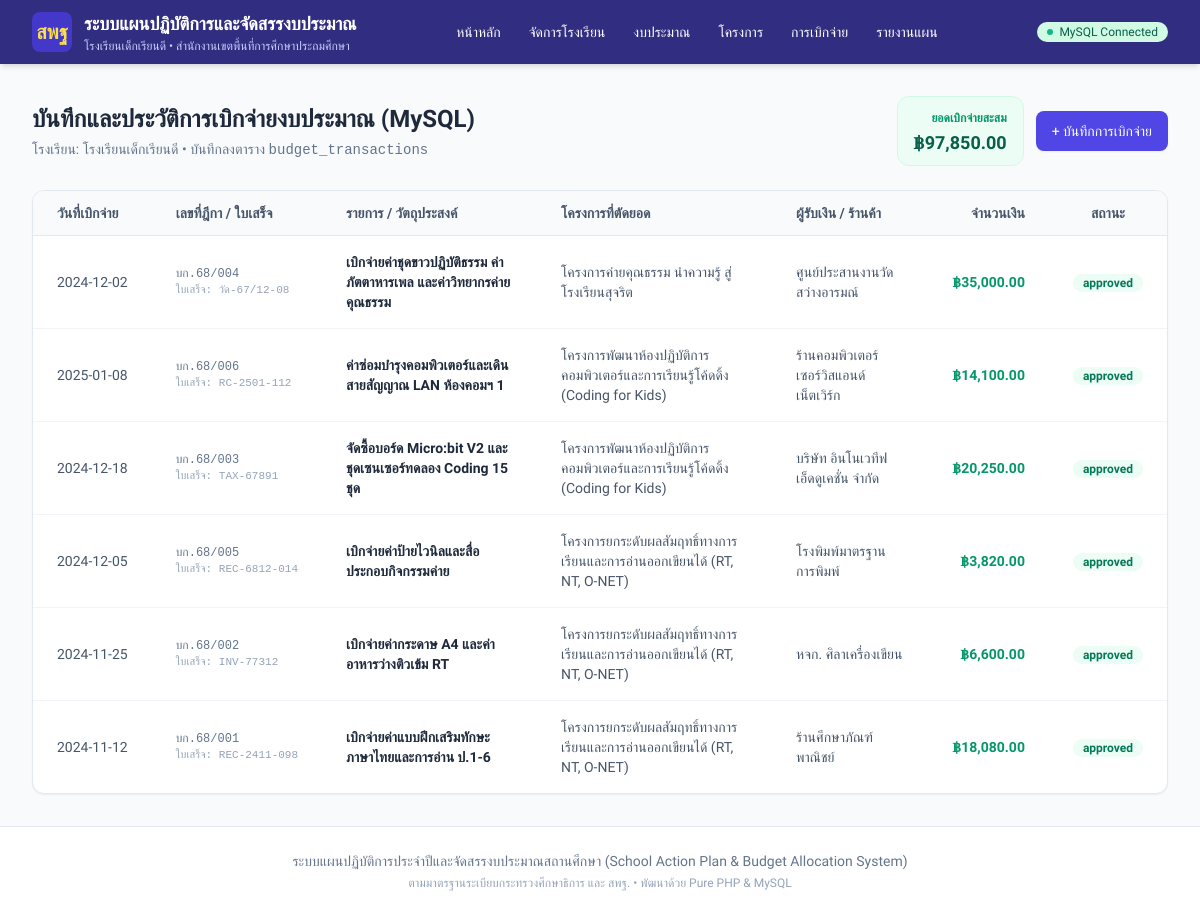
The page /php_app/transactions/index.php on the database its author committed.
### tables this page shows
CREATE TABLE IF NOT EXISTS `schools` (
  `id` INT UNSIGNED NOT NULL AUTO_INCREMENT,
  `school_code` VARCHAR(20) NOT NULL COMMENT 'รหัสสถานศึกษา 10 หลัก',
  `smis_code` VARCHAR(8) NOT NULL COMMENT 'รหัสสมัคร SMIS 8 หลัก สำหรับเปิดใช้งาน',
  `is_active` TINYINT(1) NOT NULL DEFAULT 1 COMMENT 'สถานะ: 1=เปิดใช้งาน, 0=ปิด/ระงับการใช้งาน',
  `school_key` VARCHAR(50) NOT NULL COMMENT 'School ID / Tenant Key ป้องกันข้อมูลชนกัน',
  `admin_username` VARCHAR(50) NOT NULL DEFAULT 'admin' COMMENT 'ID ผู้ดูแลระบบของโรงเรียน',
  `admin_password_plain` VARCHAR(100) DEFAULT '123456' COMMENT 'รหัสผ่านเข้าใช้งานของโรงเรียน',
  `admin_password_hash` VARCHAR(255) DEFAULT NULL COMMENT 'รหัสผ่านแฮช',
  `name` VARCHAR(255) NOT NULL COMMENT 'ชื่อโรงเรียน',
  `address` VARCHAR(255) DEFAULT NULL COMMENT 'ที่อยู่ / หมู่บ้าน',
  `subdistrict` VARCHAR(100) DEFAULT NULL COMMENT 'ตำบล / แขวง',
  `district` VARCHAR(100) DEFAULT NULL COMMENT 'อำเภอ / เขต',
  `province` VARCHAR(100) DEFAULT NULL COMMENT 'จังหวัด',
  `zipcode` VARCHAR(10) DEFAULT NULL COMMENT 'รหัสไปรษณีย์',
  `affiliation` VARCHAR(255) DEFAULT 'สำนักงานคณะกรรมการการศึกษาขั้นพื้นฐาน (สพฐ.)' COMMENT 'สังกัด',
  `education_area` VARCHAR(255) DEFAULT NULL COMMENT 'เขตพื้นที่การศึกษา',
  `fiscal_year` INT UNSIGNED DEFAULT 2568 COMMENT 'ปีงบประมาณปัจจุบัน',
  `director_name` VARCHAR(150) DEFAULT NULL COMMENT 'ชื่อผู้อำนวยการ',
  `phone` VARCHAR(50) DEFAULT NULL COMMENT 'เบอร์โทรศัพท์',
  `email` VARCHAR(100) DEFAULT NULL COMMENT 'อีเมล',
  `student_count` INT UNSIGNED DEFAULT 0 COMMENT 'จำนวนนักเรียน',
  `project_count` INT UNSIGNED DEFAULT 0 COMMENT 'จำนวนโครงการ',
  `total_budget` DECIMAL(15,2) DEFAULT 0.00 COMMENT 'งบประมาณรวม',
  `logo_url` LONGTEXT DEFAULT NULL COMMENT 'โลโก้โรงเรียน (รองรับ base64 data url และ web url)',
  `notes` TEXT DEFAULT NULL COMMENT 'หมายเหตุ / บันทึกการเปิดใช้งาน',
  `created_at` TIMESTAMP DEFAULT CURRENT_TIMESTAMP,
  `updated_at` TIMESTAMP DEFAULT CURRENT_TIMESTAMP ON UPDATE CURRENT_TIMESTAMP,
  PRIMARY KEY (`id`),
  UNIQUE KEY `idx_school_code` (`school_code`),
  UNIQUE KEY `idx_smis_code` (`smis_code`),
  UNIQUE KEY `idx_school_key` (`school_key`)
);

CREATE TABLE IF NOT EXISTS `budget_transactions` (
  `id` INT UNSIGNED NOT NULL AUTO_INCREMENT,
  `school_id` INT UNSIGNED NOT NULL,
  `fiscal_year_id` INT UNSIGNED NOT NULL,
  `project_id` INT UNSIGNED NOT NULL,
  `doc_number` VARCHAR(50) NOT NULL COMMENT 'เลขที่เอกสารขอเบิก/ใบเสร็จ',
  `transaction_date` DATE NOT NULL COMMENT 'วันที่ทำรายการ',
  `item_description` VARCHAR(255) NOT NULL COMMENT 'รายการเบิกจ่าย',
  `amount` DECIMAL(14, 2) NOT NULL DEFAULT 0.00 COMMENT 'ยอดเงินที่เบิกจ่าย',
  `payee` VARCHAR(150) NOT NULL COMMENT 'ผู้รับเงิน / ร้านค้า',
  `receipt_number` VARCHAR(100) DEFAULT NULL COMMENT 'เลขที่ใบเสร็จรับเงิน',
  `approved_by` VARCHAR(150) NOT NULL COMMENT 'ผู้อนุมัติ',
  `status` ENUM('pending', 'approved') NOT NULL DEFAULT 'approved',
  `created_at` TIMESTAMP DEFAULT CURRENT_TIMESTAMP,
  `updated_at` TIMESTAMP DEFAULT CURRENT_TIMESTAMP ON UPDATE CURRENT_TIMESTAMP,
  PRIMARY KEY (`id`),
  CONSTRAINT `fk_tx_school` FOREIGN KEY (`school_id`) REFERENCES `schools` (`id`) ON DELETE CASCADE,
  CONSTRAINT `fk_tx_fy` FOREIGN KEY (`fiscal_year_id`) REFERENCES `fiscal_years` (`id`) ON DELETE CASCADE,
  CONSTRAINT `fk_tx_proj` FOREIGN KEY (`project_id`) REFERENCES `projects` (`id`) ON DELETE CASCADE
);

CREATE TABLE IF NOT EXISTS `projects` (
  `id` INT UNSIGNED NOT NULL AUTO_INCREMENT,
  `school_id` INT UNSIGNED NOT NULL,
  `fiscal_year_id` INT UNSIGNED NOT NULL,
  `strategy_id` INT UNSIGNED DEFAULT NULL,
  `goal_id` INT UNSIGNED DEFAULT NULL,
  `indicator_id` INT UNSIGNED DEFAULT NULL,
  `project_code` VARCHAR(50) NOT NULL COMMENT 'รหัสโครงการ เช่น PROJ-68-01',
  `project_name` VARCHAR(255) NOT NULL COMMENT 'ชื่อโครงการ',
  `rationale` TEXT DEFAULT NULL COMMENT 'หลักการและเหตุผล',
  `objectives` TEXT DEFAULT NULL COMMENT 'วัตถุประสงค์',
  `quantitative_goals` TEXT DEFAULT NULL COMMENT 'เป้าหมายเชิงปริมาณ',
  `qualitative_goals` TEXT DEFAULT NULL COMMENT 'เป้าหมายเชิงคุณภาพ',
  `kpis` TEXT DEFAULT NULL COMMENT 'ตัวชี้วัดความสำเร็จ',
  `procedures` TEXT DEFAULT NULL COMMENT 'วิธีดำเนินงาน/ขั้นตอน',
  `duration_start` DATE DEFAULT NULL COMMENT 'วันเริ่มโครงการ',
  `duration_end` DATE DEFAULT NULL COMMENT 'วันสิ้นสุดโครงการ',
  `location` VARCHAR(255) DEFAULT NULL COMMENT 'สถานที่ดำเนินงาน',
  `target_group` VARCHAR(255) DEFAULT NULL COMMENT 'กลุ่มเป้าหมาย',
  `responsible_person` VARCHAR(150) NOT NULL COMMENT 'ผู้รับผิดชอบโครงการ',
  `responsible_id` INT UNSIGNED DEFAULT NULL COMMENT 'อ้างอิง user_id',
  `proposer_name` VARCHAR(150) DEFAULT NULL COMMENT 'ชื่อ-สกุล ครูผู้เสนอโครงการ',
  `proposer_citizen_id` VARCHAR(13) DEFAULT NULL COMMENT 'เลขประจำตัวประชาชน 13 หลัก ของครูผู้เสนอโครงการ',
  `original_budget` DECIMAL(14, 2) DEFAULT NULL COMMENT 'งบประมาณเดิมก่อนปรับเปลี่ยน',
  `budget_adjusted_at` TIMESTAMP NULL DEFAULT NULL COMMENT 'วันเวลาที่ปรับงบประมาณ',
  `budget_adjusted_by` VARCHAR(150) DEFAULT NULL COMMENT 'ผู้มีอำนาจที่อนุมัติปรับงบ',
  `budget_adjustment_reason` TEXT DEFAULT NULL COMMENT 'เหตุผลการปรับเปลี่ยนงบประมาณ',
  `closed_at` TIMESTAMP NULL DEFAULT NULL COMMENT 'วันเวลาที่ปิดโครงการ',
  `closed_by` VARCHAR(150) DEFAULT NULL COMMENT 'ผู้ปิดโครงการ',
  `closure_notes` TEXT DEFAULT NULL COMMENT 'บันทึกสรุปผลการดำเนินงานเมื่อปิดโครงการ',
  `attachment_name` VARCHAR(255) DEFAULT NULL COMMENT 'ชื่อไฟล์แนบโครงการหรือลิงก์เอกสาร',
  `department` VARCHAR(100) NOT NULL COMMENT 'ฝ่าย/งานที่รับผิดชอบ',
  `budget_source` VARCHAR(150) NOT NULL COMMENT 'แหล่งงบประมาณ',
  `allocated_budget` DECIMAL(14, 2) NOT NULL DEFAULT 0.00 COMMENT 'งบประมาณที่จัดสรร',
  `spent_budget` DECIMAL(14, 2) NOT NULL DEFAULT 0.00 COMMENT 'งบประมาณที่ใช้ไป',
  `remaining_budget` DECIMAL(14, 2) NOT NULL DEFAULT 0.00 COMMENT 'งบประมาณคงเหลือ',
  `status` ENUM('not_started', 'in_progress', 'completed') NOT NULL DEFAULT 'not_started' COMMENT 'สถานะโครงการ',
  `approval_status` ENUM('draft', 'pending', 'approved', 'rejected') NOT NULL DEFAULT 'approved' COMMENT 'สถานะอนุมัติ',
  `sort_order` INT UNSIGNED DEFAULT 1,
  `created_at` TIMESTAMP DEFAULT CURRENT_TIMESTAMP,
  `updated_at` TIMESTAMP DEFAULT CURRENT_TIMESTAMP ON UPDATE CURRENT_TIMESTAMP,
  PRIMARY KEY (`id`),
  UNIQUE KEY `idx_proj_code` (`school_id`, `fiscal_year_id`, `project_code`),
  CONSTRAINT `fk_proj_school` FOREIGN KEY (`school_id`) REFERENCES `schools` (`id`) ON DELETE CASCADE,
  CONSTRAINT `fk_proj_fy` FOREIGN KEY (`fiscal_year_id`) REFERENCES `fiscal_years` (`id`) ON DELETE CASCADE
);

### php_app/config/db.php (called while the page is built, shortened)
<?php
function getActiveSchool($pdo) {
    $activeId = $_SESSION['active_school_id'] ?? null;
    if ($activeId) {
        $stmt = $pdo->prepare("SELECT * FROM `schools` WHERE `id` = ? LIMIT 1");
        $stmt->execute([$activeId]);
        $school = $stmt->fetch();
        if ($school) return $school;
    }
    try {
        $stmt = $pdo->query("SELECT * FROM `schools` WHERE `is_active` = 1 ORDER BY `id` ASC LIMIT 1");
        $school = $stmt->fetch();
        if ($school) {
            return $school;
        }
    } catch (Exception $e) {}
    return [
        'id' => 1,
        'name' => 'โรงเรียนของคุณ (กรุณาเพิ่มโรงเรียน)',
        'director_name' => '',
        'province' => '',
        'education_area' => '',
    ];
}

### php_app/transactions/index.php (the view, shortened to what this page needs)
<?php
require_once __DIR__ . '/../config/db.php';
$pdo = getDbConnection();
$activeSchool = getActiveSchool($pdo);
$schoolId = $activeSchool['id'] ?? 1;
$transactions = [];
$totalSpent = 0.00;
if ($pdo) {
    try {
        $stmt = $pdo->prepare("SELECT t.*, p.project_name, p.project_code
            FROM `budget_transactions` t
            LEFT JOIN `projects` p ON t.project_id = p.id
            WHERE t.school_id = ?
            ORDER BY t.id DESC");
        $stmt->execute([$schoolId]);
        $transactions = $stmt->fetchAll();
        foreach ($transactions as $t) {
            $totalSpent += floatval($t['amount'] ?? 0);
        }
    } catch (Exception $e) {}
}
require_once __DIR__ . '/../includes/header.php';
?>
<div class="space-y-6">
    <div class="flex flex-col sm:flex-row justify-between items-start sm:items-center gap-4">
        <div>
            <h1 class="text-2xl font-bold text-slate-800">บันทึกและประวัติการเบิกจ่ายงบประมาณ (MySQL)</h1>
            <p class="text-sm text-slate-500 mt-1">
                โรงเรียน: <?= htmlspecialchars($activeSchool['name']) ?> • บันทึกลงตาราง <code>budget_transactions</code>
            </p>
        </div>
        <div class="flex items-center space-x-3">
            <div class="bg-emerald-50 border border-emerald-100 px-4 py-2 rounded-xl text-right">
                <span class="text-xs text-emerald-600 uppercase font-semibold">ยอดเบิกจ่ายสะสม</span>
                <div class="text-lg font-bold text-emerald-800">฿<?= number_format($totalSpent, 2) ?></div>
            </div>
            <a href="/php_app/transactions/create.php" class="px-4 py-2.5 bg-indigo-600 hover:bg-indigo-700 text-white text-sm font-medium rounded-lg shadow-sm transition">
                + บันทึกการเบิกจ่าย
            </a>
        </div>
    </div>
    <div class="bg-white rounded-xl shadow-sm border border-slate-200 overflow-hidden">
        <div class="overflow-x-auto">
            <table class="min-w-full divide-y divide-slate-200 text-sm">
                <thead class="bg-slate-50">
                    <tr>
                        <th class="px-6 py-3 text-left font-semibold text-slate-600">วันที่เบิกจ่าย</th>
                        <th class="px-6 py-3 text-left font-semibold text-slate-600">เลขที่ฎีกา / ใบเสร็จ</th>
                        <th class="px-6 py-3 text-left font-semibold text-slate-600">รายการ / วัตถุประสงค์</th>
                        <th class="px-6 py-3 text-left font-semibold text-slate-600">โครงการที่ตัดยอด</th>
                        <th class="px-6 py-3 text-left font-semibold text-slate-600">ผู้รับเงิน / ร้านค้า</th>
                        <th class="px-6 py-3 text-right font-semibold text-slate-600">จำนวนเงิน</th>
                        <th class="px-6 py-3 text-center font-semibold text-slate-600">สถานะ</th>
                    </tr>
                </thead>
                <tbody class="divide-y divide-slate-100">
                    <?php if (empty($transactions)): ?>
                        <tr>
                            <td colspan="7" class="px-6 py-8 text-center text-slate-400">
                                ยังไม่มีข้อมูลการเบิกจ่ายในตาราง budget_transactions (MySQL)
                            </td>
                        </tr>
                    <?php else: ?>
                        <?php foreach ($transactions as $t): ?>
                            <tr class="hover:bg-slate-50">
                                <td class="px-6 py-4 whitespace-nowrap text-slate-600">
                                    <?= htmlspecialchars($t['transaction_date'] ?? '-') ?>
                                </td>
                                <td class="px-6 py-4 whitespace-nowrap font-mono text-xs text-slate-500">
                                    <?= htmlspecialchars($t['doc_number'] ?? '-') ?>
                                    <?php if (!empty($t['receipt_number'])): ?>
                                        <div class="text-[11px] text-slate-400">ใบเสร็จ: <?= htmlspecialchars($t['receipt_number']) ?></div>
                                    <?php endif; ?>
                                </td>
                                <td class="px-6 py-4 font-semibold text-slate-800">
                                    <?= htmlspecialchars($t['item_description']) ?>
                                </td>
                                <td class="px-6 py-4 text-slate-600">
                                    <?= htmlspecialchars($t['project_name'] ?: 'โครงการทั่วไป') ?>
                                </td>
                                <td class="px-6 py-4 text-slate-600">
                                    <?= htmlspecialchars($t['payee'] ?? '-') ?>
                                </td>
                                <td class="px-6 py-4 text-right font-bold text-emerald-600 whitespace-nowrap">
                                    ฿<?= number_format($t['amount'] ?? 0, 2) ?>
                                </td>
                                <td class="px-6 py-4 text-center whitespace-nowrap">
                                    <span class="px-2.5 py-0.5 rounded-full text-xs font-semibold bg-emerald-50 text-emerald-700">
                                        <?= htmlspecialchars($t['status'] ?? 'approved') ?>
                                    </span>
                                </td>
                            </tr>
                        <?php endforeach; ?>
                    <?php endif; ?>
                </tbody>
            </table>
        </div>
    </div>
</div>
<?php require_once __DIR__ . '/../includes/footer.php'; ?>

### php_app/includes/header.php (shortened to what this page needs)
<?php
if (!defined('APP_INIT')) {
    require_once __DIR__ . '/../config/db.php';
}
$pdo = getDbConnection();
$activeSchool = getActiveSchool($pdo);
?>
<!DOCTYPE html>
<html lang="th">
<head>
    <script src="https://cdn.tailwindcss.com"></script>
</head>
<body class="bg-slate-50 text-slate-800 min-h-screen flex flex-col">
    <header class="bg-indigo-900 text-white shadow-md no-print">
        <div class="max-w-7xl mx-auto px-4 sm:px-6 lg:px-8">
            <div class="flex items-center justify-between h-16">
                <div class="flex items-center space-x-3">
                    <div class="w-10 h-10 rounded-lg bg-indigo-700 flex items-center justify-center font-bold text-xl text-yellow-300">
                        สพฐ
                    </div>
                    <div>
                        <a href="/php_app/index.php" class="font-bold text-lg hover:text-yellow-200 transition">
                            ระบบแผนปฏิบัติการและจัดสรรงบประมาณ
                        </a>
                        <div class="text-xs text-indigo-200">
                            <?= htmlspecialchars($activeSchool['name'] ?? 'โรงเรียนของท่าน') ?>
                            <?php if (!empty($activeSchool['education_area'])): ?>
                                • <?= htmlspecialchars($activeSchool['education_area']) ?>
                            <?php endif; ?>
                        </div>
                    </div>
                </div>
                <nav class="hidden md:flex space-x-1">
                    <a href="/php_app/index.php" class="px-3 py-2 rounded-md text-sm font-medium hover:bg-indigo-800 transition">
                        หน้าหลัก
                    </a>
                    <a href="/php_app/schools/index.php" class="px-3 py-2 rounded-md text-sm font-medium hover:bg-indigo-800 transition">
                        จัดการโรงเรียน
                    </a>
                    <a href="/php_app/budget/index.php" class="px-3 py-2 rounded-md text-sm font-medium hover:bg-indigo-800 transition">
                        งบประมาณ
                    </a>
                    <a href="/php_app/projects/index.php" class="px-3 py-2 rounded-md text-sm font-medium hover:bg-indigo-800 transition">
                        โครงการ
                    </a>
                    <a href="/php_app/transactions/index.php" class="px-3 py-2 rounded-md text-sm font-medium hover:bg-indigo-800 transition">
                        การเบิกจ่าย
                    </a>
                    <a href="/php_app/reports/index.php" class="px-3 py-2 rounded-md text-sm font-medium hover:bg-indigo-800 transition">
                        รายงานแผน
                    </a>
                </nav>
                <div class="flex items-center space-x-2">
                    <?php if ($pdo): ?>
                        <span class="inline-flex items-center px-2.5 py-0.5 rounded-full text-xs font-medium bg-emerald-100 text-emerald-800">
                            <span class="w-1.5 h-1.5 mr-1.5 bg-emerald-500 rounded-full"></span>
                            MySQL Connected
                        </span>
                    <?php endif; ?>
                </div>
            </div>
        </div>
    </header>
    <main class="flex-grow max-w-7xl w-full mx-auto px-4 sm:px-6 lg:px-8 py-8">

### php_app/includes/header.php (style rules this page uses)
body { font-family: 'Sarabun', sans-serif; }

### rows shown on the page
schools: name "โรงเรียนเด็กเรียนดี", education_area "สำนักงานเขตพื้นที่การศึกษาประถมศึกษา"
budget_transactions: transaction_date "2024-12-02", doc_number "บก.68/004", receipt_number "วัด-67/12-08", item_description "เบิกจ่ายค่าชุดขาวปฏิบัติธรรม ค่าภัตตาหารเพล และค่าวิทยากรค่ายคุณธรรม", project.project_name "โครงการค่ายคุณธรรม นำความรู้ สู่โรงเรียนสุจริต", payee "ศูนย์ประสานงานวัดสว่างอารมณ์", amount "35,000.00", status "approved"
budget_transactions: transaction_date "2025-01-08", doc_number "บก.68/006", receipt_number "RC-2501-112", item_description "ค่าซ่อมบำรุงคอมพิวเตอร์และเดินสายสัญญาณ LAN ห้องคอมฯ 1", project.project_name "โครงการพัฒนาห้องปฏิบัติการคอมพิวเตอร์และการเรียนรู้โค้ดดิ้ง (Coding for Kids)", payee "ร้านคอมพิวเตอร์เซอร์วิสแอนด์เน็ตเวิร์ก", amount "14,100.00", status "approved"
budget_transactions: transaction_date "2024-12-18", doc_number "บก.68/003", receipt_number "TAX-67891", item_description "จัดซื้อบอร์ด Micro:bit V2 และชุดเซนเซอร์ทดลอง Coding 15 ชุด", project.project_name "โครงการพัฒนาห้องปฏิบัติการคอมพิวเตอร์และการเรียนรู้โค้ดดิ้ง (Coding for Kids)", payee "บริษัท อินโนเวทีฟ เอ็ดดูเคชั่น จำกัด", amount "20,250.00", status "approved"
budget_transactions: transaction_date "2024-12-05", doc_number "บก.68/005", receipt_number "REC-6812-014", item_description "เบิกจ่ายค่าป้ายไวนิลและสื่อประกอบกิจกรรมค่าย", project.project_name "โครงการยกระดับผลสัมฤทธิ์ทางการเรียนและการอ่านออกเขียนได้ (RT, NT, O-NET)", payee "โรงพิมพ์มาตรฐานการพิมพ์", amount "3,820.00", status "approved"
budget_transactions: transaction_date "2024-11-25", doc_number "บก.68/002", receipt_number "INV-77312", item_description "เบิกจ่ายค่ากระดาษ A4 และค่าอาหารว่างติวเข้ม RT", project.project_name "โครงการยกระดับผลสัมฤทธิ์ทางการเรียนและการอ่านออกเขียนได้ (RT, NT, O-NET)", payee "หจก. ศิลาเครื่องเขียน", amount "6,600.00", status "approved"
budget_transactions: transaction_date "2024-11-12", doc_number "บก.68/001", receipt_number "REC-2411-098", item_description "เบิกจ่ายค่าแบบฝึกเสริมทักษะภาษาไทยและการอ่าน ป.1-6", project.project_name "โครงการยกระดับผลสัมฤทธิ์ทางการเรียนและการอ่านออกเขียนได้ (RT, NT, O-NET)", payee "ร้านศึกษาภัณฑ์พาณิชย์", amount "18,080.00", status "approved"

### other values the page prints
$totalSpent "97,850.00"
